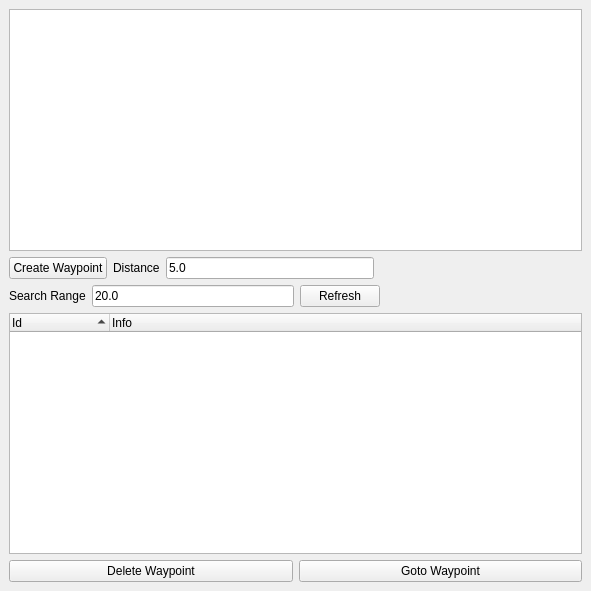
<?xml version="1.0" encoding="UTF-8"?>
<ui version="4.0">
 <class>WaypointBrowser</class>
 <widget class="QDockWidget" name="WaypointBrowser">
  <property name="geometry">
   <rect>
    <x>0</x>
    <y>0</y>
    <width>591</width>
    <height>591</height>
   </rect>
  </property>
  <property name="features">
   <set>QDockWidget::AllDockWidgetFeatures</set>
  </property>
  <property name="windowTitle">
   <string>Waypoint Browser</string>
  </property>
  <widget class="QWidget" name="dockWidgetContents">
   <layout class="QVBoxLayout" name="verticalLayout">
    <property name="sizeConstraint">
     <enum>QLayout::SetDefaultConstraint</enum>
    </property>
    <item>
     <widget class="QTreeWidget" name="mObjectTypeTree">
      <property name="alternatingRowColors">
       <bool>true</bool>
      </property>
      <property name="sortingEnabled">
       <bool>false</bool>
      </property>
      <property name="headerHidden">
       <bool>true</bool>
      </property>
      <column>
       <property name="text">
        <string notr="true">1</string>
       </property>
      </column>
     </widget>
    </item>
    <item>
     <layout class="QHBoxLayout" name="horizontalLayout_2">
      <item>
       <widget class="QPushButton" name="mBtnCreateWaypoint">
        <property name="text">
         <string>Create Waypoint</string>
        </property>
       </widget>
      </item>
      <item>
       <widget class="QLabel" name="mLblDistance">
        <property name="text">
         <string>Distance</string>
        </property>
       </widget>
      </item>
      <item>
       <widget class="QLineEdit" name="mDistanceEdit">
        <property name="text">
         <string>5.0</string>
        </property>
        <property name="maxLength">
         <number>10</number>
        </property>
       </widget>
      </item>
      <item>
       <spacer name="horizontalSpacer">
        <property name="orientation">
         <enum>Qt::Horizontal</enum>
        </property>
        <property name="sizeHint" stdset="0">
         <size>
          <width>40</width>
          <height>20</height>
         </size>
        </property>
       </spacer>
      </item>
     </layout>
    </item>
    <item>
     <layout class="QHBoxLayout" name="horizontalLayout_3">
      <item>
       <widget class="QLabel" name="label">
        <property name="text">
         <string>Search Range</string>
        </property>
       </widget>
      </item>
      <item>
       <widget class="QLineEdit" name="mSearchRange">
        <property name="toolTip">
         <string>Sets the range from the camera to search for waypoints.</string>
        </property>
        <property name="text">
         <string>20.0</string>
        </property>
       </widget>
      </item>
      <item>
       <widget class="QPushButton" name="mBtnSearchRefresh">
        <property name="text">
         <string>Refresh</string>
        </property>
       </widget>
      </item>
      <item>
       <spacer name="horizontalSpacer_2">
        <property name="orientation">
         <enum>Qt::Horizontal</enum>
        </property>
        <property name="sizeHint" stdset="0">
         <size>
          <width>40</width>
          <height>20</height>
         </size>
        </property>
       </spacer>
      </item>
     </layout>
    </item>
    <item>
     <widget class="QTreeWidget" name="mWaypointList">
      <property name="frameShadow">
       <enum>QFrame::Sunken</enum>
      </property>
      <property name="showDropIndicator" stdset="0">
       <bool>true</bool>
      </property>
      <property name="alternatingRowColors">
       <bool>true</bool>
      </property>
      <property name="rootIsDecorated">
       <bool>false</bool>
      </property>
      <property name="sortingEnabled">
       <bool>true</bool>
      </property>
      <property name="animated">
       <bool>true</bool>
      </property>
      <property name="columnCount">
       <number>2</number>
      </property>
      <attribute name="headerVisible">
       <bool>true</bool>
      </attribute>
      <attribute name="headerDefaultSectionSize">
       <number>100</number>
      </attribute>
      <attribute name="headerShowSortIndicator" stdset="0">
       <bool>true</bool>
      </attribute>
      <column>
       <property name="text">
        <string>Id</string>
       </property>
      </column>
      <column>
       <property name="text">
        <string>Info</string>
       </property>
      </column>
     </widget>
    </item>
    <item>
     <layout class="QHBoxLayout" name="horizontalLayout">
      <item>
       <widget class="QPushButton" name="mBtnDeleteWaypoint">
        <property name="text">
         <string>Delete Waypoint</string>
        </property>
       </widget>
      </item>
      <item>
       <widget class="QPushButton" name="mBtnGotoWaypoint">
        <property name="text">
         <string>Goto Waypoint</string>
        </property>
       </widget>
      </item>
     </layout>
    </item>
   </layout>
  </widget>
 </widget>
 <resources/>
 <connections>
  <connection>
   <sender>mWaypointList</sender>
   <signal>itemDoubleClicked(QTreeWidgetItem*,int)</signal>
   <receiver>mBtnGotoWaypoint</receiver>
   <slot>click()</slot>
   <hints>
    <hint type="sourcelabel">
     <x>269</x>
     <y>323</y>
    </hint>
    <hint type="destinationlabel">
     <x>437</x>
     <y>562</y>
    </hint>
   </hints>
  </connection>
  <connection>
   <sender>mObjectTypeTree</sender>
   <signal>itemDoubleClicked(QTreeWidgetItem*,int)</signal>
   <receiver>mBtnCreateWaypoint</receiver>
   <slot>click()</slot>
   <hints>
    <hint type="sourcelabel">
     <x>295</x>
     <y>149</y>
    </hint>
    <hint type="destinationlabel">
     <x>83</x>
     <y>287</y>
    </hint>
   </hints>
  </connection>
  <connection>
   <sender>mSearchRange</sender>
   <signal>returnPressed()</signal>
   <receiver>mBtnSearchRefresh</receiver>
   <slot>click()</slot>
   <hints>
    <hint type="sourcelabel">
     <x>197</x>
     <y>307</y>
    </hint>
    <hint type="destinationlabel">
     <x>338</x>
     <y>309</y>
    </hint>
   </hints>
  </connection>
 </connections>
</ui>
